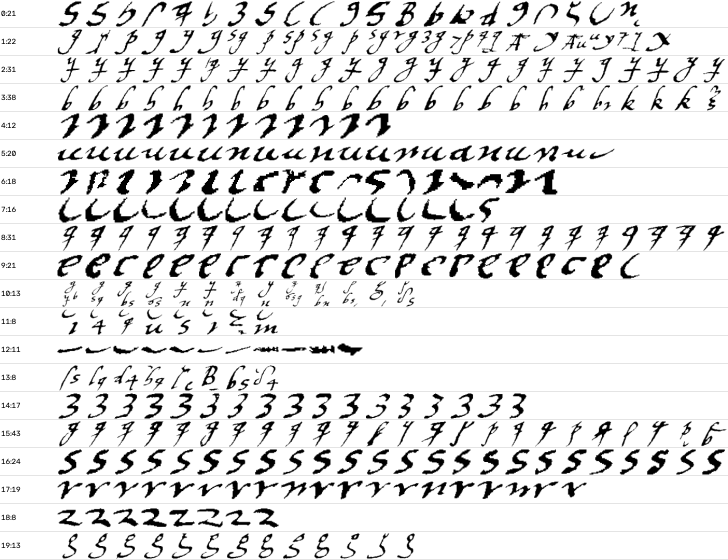
#> input picture ciphers/wvo-11106-bergh-1572/atlas/sheet_signs_00.png, 1456 x 1120 px, given in place of src_ark_12148_btv1b90015040_f240_850_3560_3200_1340.jpg, which was not available (shown at 1/2 size)
$ python sig2_tiles.py
#> lines starting #> are read from the running program, lines starting #| are printed output that depends on the picture; pictures that were not available may be replaced by others from this repository, and a replacement may not be noted
### ciphers/baluze167-davaux-1637/b167228/sig_tiles.py
#!/usr/bin/env python3
"""SIG-B228: cut shape tiles from the native source regions on disk (no network). Centres located by eye on gridded copies.
Writes b167228/sig_tiles/T??.png (blind ids), E??.png (labelled f.229 exemplars), key_private.tsv (tile -> shape, for scoring only),
and the two sheets given to the blind readers. Usage: python3 b167228/sig_tiles.py (from the target folder)"""
import random
from PIL import Image, ImageDraw
C = 'images/crops/'
VB = C + 'src_ark_12148_btv1b90015040_f240_850_3560_3200_1340.jpg'
VA = C + 'src_ark_12148_btv1b90015040_f240_850_1250_3200_480.jpg'
RA = C + 'src_ark_12148_btv1b90015040_f239_4250_2150_3450_560.jpg'
RB = C + 'src_ark_12148_btv1b90015040_f239_4200_4150_3500_500.jpg'
VBY = {1: 120, 2: 264, 3: 424, 4: 592, 5: 752, 6: 920, 7: 1088}
# (shape, where, source, x, y)
TARGET = [('q', 'v_b_L01', VB, 1287, VBY[1]), ('q', 'v_b_L02a', VB, 925, VBY[2]), ('q', 'v_b_L02b', VB, 2045, VBY[2]),
          ('q', 'v_b_L04a', VB, 918, VBY[4]), ('q', 'v_b_L04b', VB, 1960, VBY[4]), ('q', 'v_b_L07', VB, 480, VBY[7]),
          ('ll', 'v_a_L01', VA, 1420, 152), ('ll', 'v_b_L01', VB, 2205, VBY[1]), ('ll', 'v_b_L05', VB, 1215, VBY[5]),
          ('ll', 'v_b_L06', VB, 1025, VBY[6]),
          ('g+', 'v_b_L01', VB, 2410, VBY[1]), ('g+', 'v_b_L03', VB, 385, VBY[3]), ('g+', 'v_b_L05', VB, 1426, VBY[5]),
          ('ll|u4', 'r_a_L02', RA, 1375, 303), ('v', 'r_a_L02', RA, 1700, 303), ('ff', 'r_a_L02', RA, 1925, 303),
          ('ff', 'r_b_L02', RB, 2530, 359), ('wave', 'r_b_L02', RB, 1310, 359)]
DECOY = [('DECOY:hook=s', 'v_b_L02', VB, 1035, VBY[2]), ('DECOY:gam=u', 'v_b_L02', VB, 1630, VBY[2]),
         ('DECOY:y+=r', 'v_b_L02', VB, 1713, VBY[2])]
L4, L5, L6 = C + 'b170f229r_L04.jpg', C + 'b170f229r_L05.jpg', C + 'b170f229r_L06.jpg'
EXEMPLAR = [('s', 'hook', L4, 733), ('n', 'h', L4, 219), ('r', 'y+', L4, 1444), ('a', '4u', L4, 1594), ('c', '9', L4, 1825),
            ('m', 'm4', L4, 2068), ('u', 'gam', L5, 294), ('p', 'mm', L5, 756), ('e', "w'", L5, 990), ('t', 'u4', L5, 1110),
            ('l', 'n', L6, 600)]
W, H = 150, 210
def tile(src, x, y=None):
#> called with x = 1150, y = 1088
    im = Image.open(src).convert('L')
#> im is the input picture: PIL image 1456x1120 L; min 0, max 255, mean 228.6
    if y is None:
        return im.crop((x - W // 2, 0, x + W // 2, im.size[1])).resize((W, H))
    return im.crop((x - W // 2, y - 90, x + W // 2, y + 120))
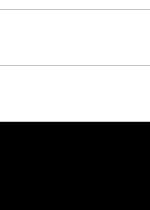
#> returned value: PIL image 150x210 L; min 0, max 255, mean 147.4
# [27 lines that do not run on import are left out]

### ciphers/baluze167-davaux-1637/b167228/sig2_tiles.py
#!/usr/bin/env python3
"""SIG-B228B: cut the u4/4u tiles and the 71-mark crops from the native source regions on disk (no network), per prereg_sig2.md.
Centres placed by eye on gridded copies (shape location only, no value judged). Tile geometry = b167228/sig_tiles.py tile().
Writes b167228/sig2/U?.png + sheet_unknown2.png (4 targets, 3 decoys, 2 anchors, shuffled), N?.png + sheet_marks.png (2 targets,
6 controls, shuffled), and key_private2.tsv (blind id -> role, for scoring only). Usage: python3 b167228/sig2_tiles.py (target folder)"""
import random, sys
sys.path.insert(0, 'b167228')
from PIL import Image, ImageDraw
from sig_tiles import tile, VA, VB, VBY, W, H
RB = 'images/crops/src_ark_12148_btv1b90015040_f239_4200_4150_3500_500.jpg'
SHAPES = [('target:u4|4u', 'v_a_L02_c4', VA, 660, 270), ('target:u4|4u', 'v_b_L01_c10', VB, 2290, VBY[1]),
          ('target:u4|4u', 'v_b_L05_c8', VB, 1305, VBY[5]), ('target:u4|4u', 'v_b_L06_c6', VB, 1220, VBY[6]),
          ('DECOY:h=n', 'v_b_L04', VB, 840, VBY[4]), ('DECOY:gam=u', 'v_b_L07', VB, 1150, VBY[7]),
          ('DECOY:y+=r', 'v_b_L07', VB, 1265, VBY[7]),
          ('ANCHOR:4u=a', 'v_a_L01_c5', VA, 780, 152), ('ANCHOR:u4=t', 'v_b_L04_c1', VB, 270, VBY[4])]
# mark crops: (role, where, src, x, y0, y1)
MARKS = [('target:71', 'v_a_L01_occ2', VA, 540, 30, 200), ('target:71', 'v_a_L01_occ5', VA, 1515, 30, 200),
         ('control:acute', 'r_b_L02 40', RB, 1060, 300, 440), ('control:acute', 'v_b_L04 90', VB, 400, VBY[4] - 120, VBY[4] + 50),
         ('control:acute', 'v_b_L02 44', VB, 1290, VBY[2] - 120, VBY[2] + 50), ('control:acute', 'v_b_L02 65', VB, 365, VBY[2] - 120, VBY[2] + 50),
         ('control:none', 'v_a_L01 16', VA, 1870, 30, 200), ('control:none', 'v_b_L02 13', VB, 2130, VBY[2] - 120, VBY[2] + 50)]
def sheet(lst, path, w, h, cols):
    rows = (len(lst) + cols - 1) // cols
    out = Image.new('L', (cols * (w + 10), rows * (h + 40)), 255); d = ImageDraw.Draw(out)
    for k, (lab, t) in enumerate(lst):
        cx, cy = (k % cols) * (w + 10), (k // cols) * (h + 40)
        out.paste(t, (cx, cy + 30)); d.text((cx + 5, cy + 5), lab, fill=0)
        d.rectangle([cx, cy + 30, cx + w - 1, cy + 30 + h - 1], outline=128)
    out.save(path)
if __name__ == '__main__':
    rnd = random.Random(202610082)
    key = ['id\trole\twhere\tx\ty']
    o = list(range(len(SHAPES))); rnd.shuffle(o); tl = []
    for n, i in enumerate(o, 1):
        r, w, src, x, y = SHAPES[i]; t = tile(src, x, y); t.save(f'b167228/sig2/U{n}.png'); tl.append((f'U{n}', t))
        key.append(f'U{n}\t{r}\t{w}\t{x}\t{y}')
#> pass 2 of the loop `for n, i in enumerate(o, 1):`:
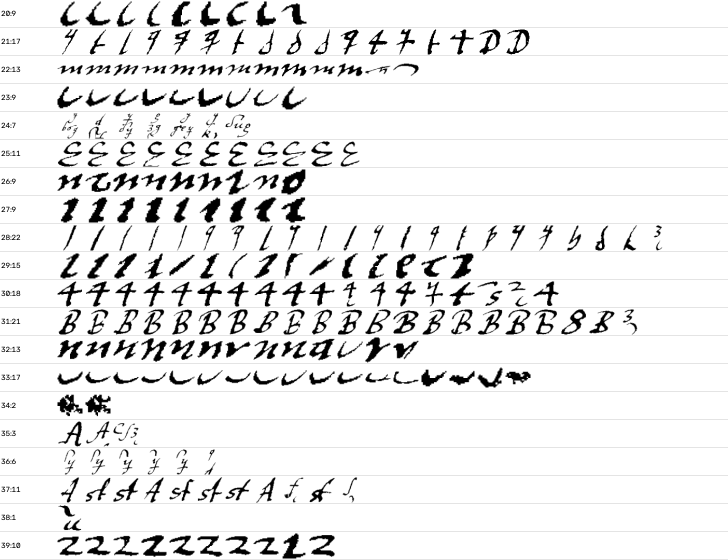
#> input picture ciphers/wvo-11106-bergh-1572/atlas/sheet_signs_01.png, 1456 x 1120 px, given in place of src_ark_12148_btv1b90015040_f240_850_1250_3200_480.jpg, which was not available (shown at 1/2 size)
#> in tile, im is the input picture: PIL image 1456x1120 L; min 0, max 255, mean 235.4
#> in tile (call 2), `return im.crop((x - W // 2, y - 90, x + W // 2, y + 120))`:
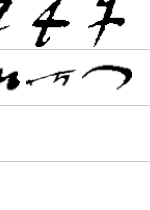
#> returned value: PIL image 150x210 L; min 0, max 255, mean 239.7
    sheet(tl, 'b167228/sig2/sheet_unknown2.png', W, H, 5)
#> in sheet, `out = Image.new('L', (cols * (w + 10), rows * (h + 40)), 255)`: out: PIL image 800x500 L; every value is 255
#> after the loop in sheet, `for k, (lab, t) in enumerate(lst):`:
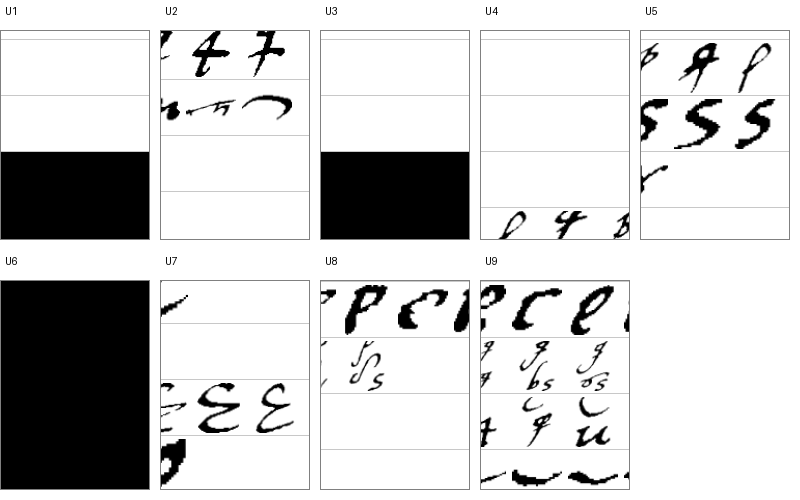
#> out: PIL image 800x500 L; min 0, max 255, mean 207.9
    o = list(range(len(MARKS))); rnd.shuffle(o); ml = []
    for n, i in enumerate(o, 1):
        r, w, src, x, y0, y1 = MARKS[i]
        t = Image.open(src).convert('L').crop((x - 90, y0, x + 90, y1)); t = t.resize((360, 2 * (y1 - y0)), Image.LANCZOS)
#> after `t = Image.open(src).convert('L').crop((x - 90, y0, x + 90, y1))`:
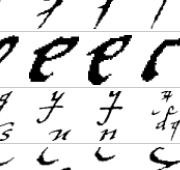
#> t: PIL image 180x170 L; min 0, max 255, mean 223.2
#> after `t = t.resize((360, 2 * (y1 - y0)), Image.LANCZOS)`:
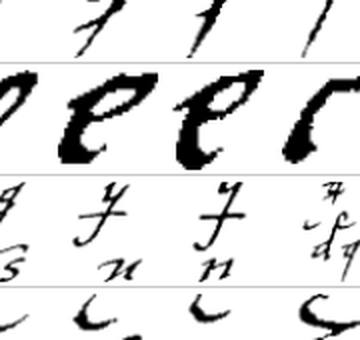
#> t: PIL image 360x340 L; min 0, max 255, mean 222.8
        t = t.crop((0, 0, 360, 340)) if t.size[1] > 340 else t
        canvas = Image.new('L', (360, 340), 255); canvas.paste(t, (0, 0)); canvas.save(f'b167228/sig2/N{n}.png'); ml.append((f'N{n}', canvas))
#> after `canvas = Image.new('L', (360, 340), 255)`: canvas: PIL image 360x340 L; every value is 255
        key.append(f'N{n}\t{r}\t{w}\t{x}\t{y0}-{y1}')
#> pass 2 of the loop `for n, i in enumerate(o, 1):`:
#> t: PIL image 180x170 L
#> `t = t.resize((360, 2 * (y1 - y0)), Image.LANCZOS)`:
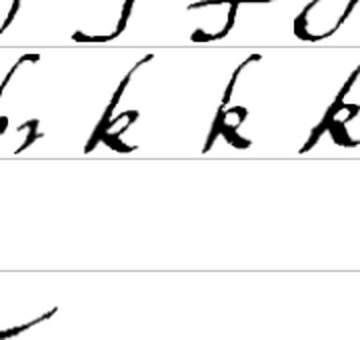
#> t: PIL image 360x340 L; min 0, max 255, mean 238.7
    sheet(ml, 'b167228/sig2/sheet_marks.png', 360, 340, 4)
#> call 2 of sheet, with path = 'b167228/sig2/sheet_marks.png', w = 360, h = 340, cols = 4
#> in sheet (call 2), `out = Image.new('L', (cols * (w + 10), rows * (h + 40)), 255)`: out: PIL image 1480x760 L; every value is 255
#> after the loop in sheet (call 2), `for k, (lab, t) in enumerate(lst):`:
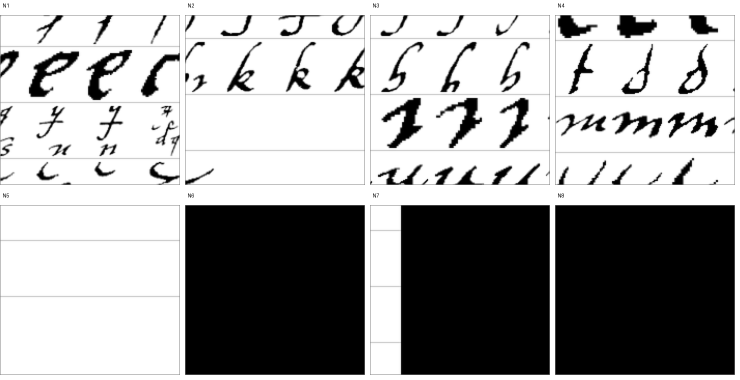
#> out: PIL image 1480x760 L (shown at 1/2 size); min 0, max 255, mean 163.2
    open('b167228/sig2/key_private2.tsv', 'w').write('\n'.join(key) + '\n')
    print(len(tl), 'shape tiles,', len(ml), 'mark crops')
